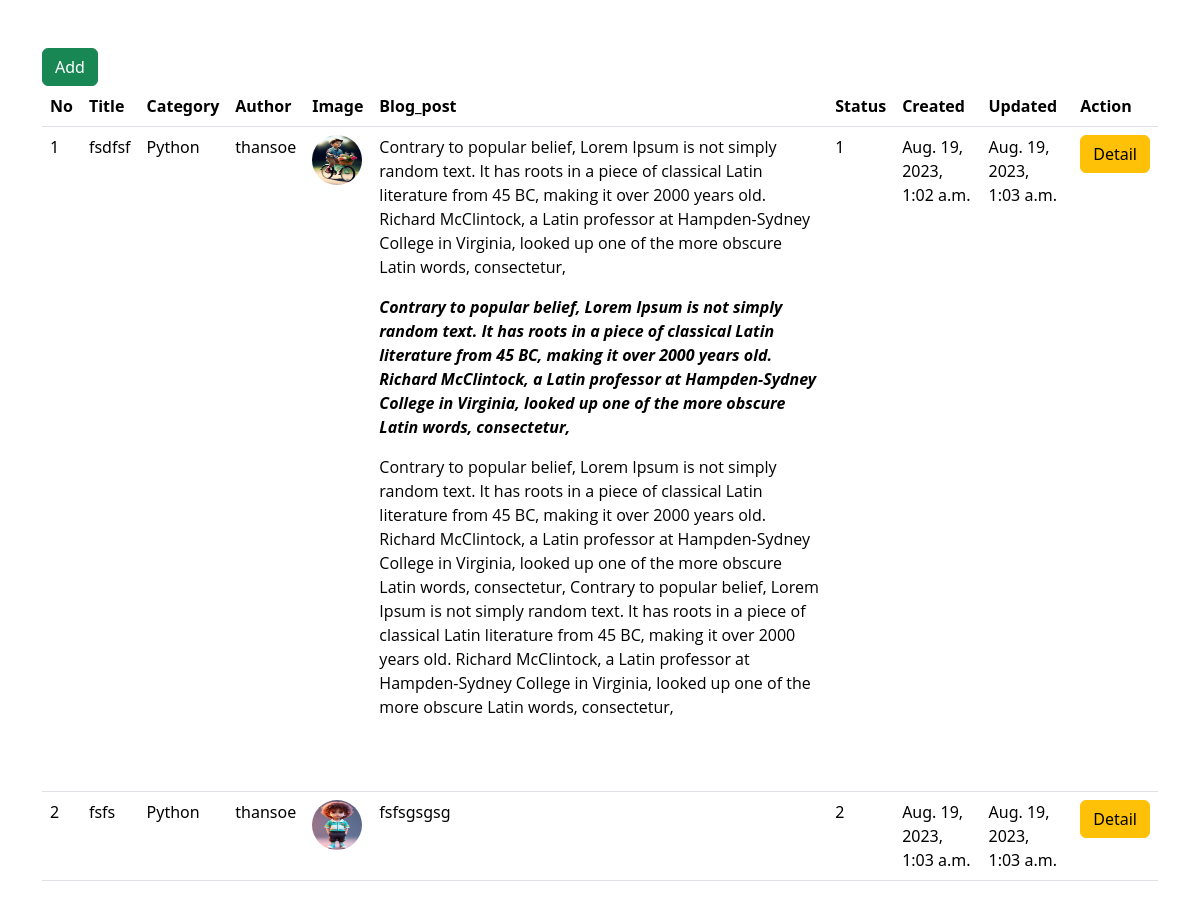
The page / on the database its author committed.
### myapp/models.py (models this page shows, shortened)
class Post(models.Model):
     category = models.ForeignKey(Category, on_delete=models.CASCADE)
     title = models.CharField(max_length=100, null=True, blank=True)
     author = models.ForeignKey(User, on_delete=models.CASCADE)
     blog_post = models.TextField(blank=True, null=True)
     image = models.ImageField(null=True, blank=True, upload_to='images')
     status = models.IntegerField(default=0)
     date_added = models.DateTimeField(default=timezone.now)
     date_updated = models.DateTimeField(auto_now=True)

class Category(models.Model):
     name = models.CharField(max_length=250)
     description = models.TextField(null=True, blank=True)
     status = models.IntegerField(default=1)
     date_added = models.DateTimeField(default=timezone.now)
     date_updated = models.DateTimeField(auto_now=True)
     def __str__(self):
          return self.name

### myapp/views.py (the view)
# urls.py: path('', views.index, name= 'indexPage'),
def index(request):
    all_posts = Post.objects.all()
    context = {
        'all_posts':all_posts
    }
    return render(request, 'pages/index.html', context)

### templates/pages/index.html (shortened to what this page needs)
{% extends 'layout/base.html' %}
{% load static %}
{% block content %}
<a href="{% url 'post.create' %}" class="btn btn-success">Add</a>
<table class="table table-hover">
    <thead>
        <tr>
            <th>No</th>
            <th>Title</th>
            <th>Category</th>
            <th>Author</th>
            <th>Image</th>
            <th>Blog_post</th>
            <th>Status</th>
            <th>Created</th>
            <th>Updated</th>
            <th>Action</th>
        </tr>
    </thead>
    <tbody>
        {% for post in all_posts %}
        <tr>
            <td>{{ forloop.counter }}</td>
            <td>{{ post.title }}</td>
            <td>{{ post.category }}</td>
            <td>{{ post.author }}</td>
            <td>
                <img src="{{ post.image.url  }}" alt="" width="50px" style="border-radius: 50px; height: 50px;">
            </td>
            <td>{{ post.blog_post|safe }}</td>
            <td>{{ post.status }}</td>
            <td>{{ post.date_added }}</td>
            <td>{{ post.date_updated }}</td>
            <td>
                <a href="{% url 'post.detail' post.id %}" class="btn btn-warning">Detail</a>
            </td>
        </tr>
        {% endfor %}
    </tbody>
</table>
{% endblock content %}

### rows shown on the page
Post: title "fsdfsf", category "Python", author "thansoe", image (picture), blog_post "Contrary to popular belief, Lorem Ipsum is not simply random text. It has roots in a piece of classical Latin literature from 45 BC, making it over 2000 years old. Richard McClintock, a Latin professor at Hampden-Sydney College in Virginia, looked up one of the more obscure Latin words, consectetur, Contrary to popular belief, Lorem Ipsum is not simply random text. It has roots in a piece of classical Latin literature from 45 BC, making it over 2000 years old. Richard McClintock, a Latin professor at Hampden-Sydney College in Virginia, looked up one of the more obscure Latin words, consectetur, Contrary to popular belief, Lorem Ipsum is not simply random text. It has roots in a piece of…", status "1", date_added "Aug. 19, 2023, 1:02 a.m.", date_updated "Aug. 19, 2023, 1:03 a.m."
Post: title "fsfs", category "Python", author "thansoe", image (picture), blog_post "fsfsgsgsg", status "2", date_added "Aug. 19, 2023, 1:03 a.m.", date_updated "Aug. 19, 2023, 1:03 a.m."
